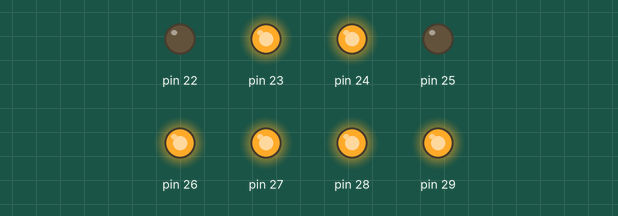
Recording of a sketch running on a simulated Arduino Mega 2560, built with avr-gcc and run on an emulated ATmega2560. Parts: output pins drawn as LEDs (lit = HIGH).

Above: at 0.1 s.
Timing chart, 0 to 1.6 s (numbered marks = the images above):
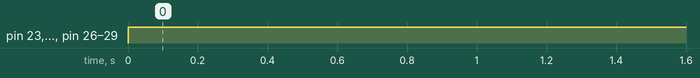

The sketch:

buzz.ino
```cpp
void setup() {


 pinMode(22,OUTPUT);
  pinMode(23,OUTPUT);
   pinMode(25,OUTPUT);
    pinMode(24,OUTPUT);
     pinMode(26,OUTPUT);
      pinMode(28,OUTPUT);
       pinMode(27,OUTPUT);
        pinMode(29,OUTPUT);
}

void loop() {
digitalWrite(26,HIGH);
digitalWrite(27,HIGH);
digitalWrite(28,HIGH);
digitalWrite(29,HIGH);
digitalWrite(22,LOW);
digitalWrite(23,HIGH);
digitalWrite(24,HIGH);
digitalWrite(25,LOW);
}
```

Measured:
- by itself, pin 23, pin 24, pin 26–29: LOW → HIGH at 0.00 s
